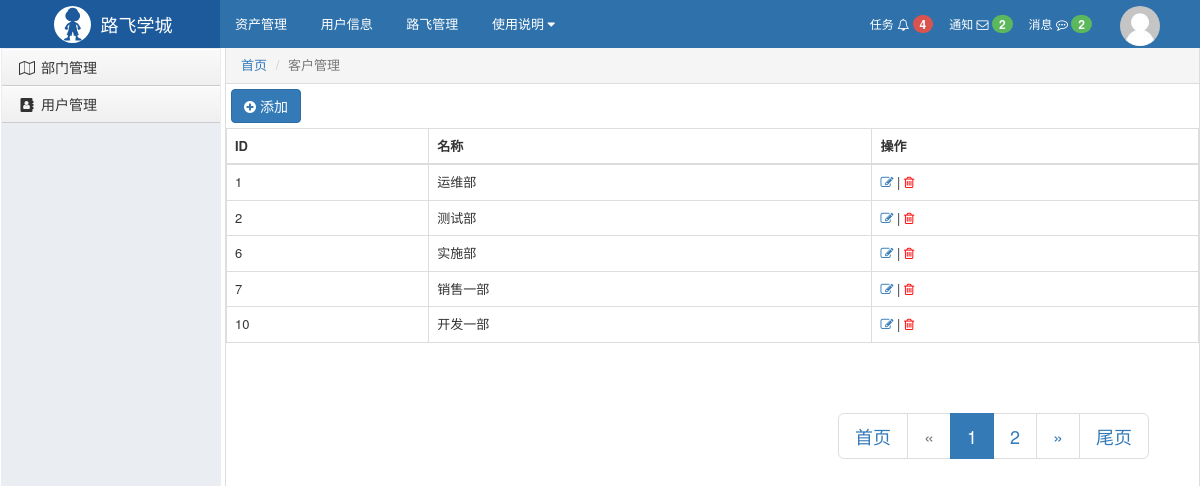
/crm/depart/list/, run on the app's committed database.
### crm/models.py (models this page shows, shortened)
class DepartMent(models.Model):
    title = models.CharField(verbose_name="部门名称",max_length=32)

### crm/views/depart.py (the view)
def depart_list(request):
    try:
        page_num = request.GET.get("page")
    except Exception as e:
        page_num = 1
    totle_count = models.DepartMent.objects.all().count()
    page = my_page.Page(page_num, totle_count, per_pag=5, url_prefix="/crm/depart/list/", max_page=11)
    depart_queryset = models.DepartMent.objects.all()[page.data_start:page.data_end]
    page_html = page.page_html()
    return render(request,'depart_list.html',{"depart_queryset":depart_queryset,"page_html":page_html})

### crm/templates/depart_list.html
{% extends 'layout.html' %}
{% block content %}
    <div style="margin: 5px;">
        <a href="/crm/depart/add/" class="btn btn-primary"><i class="fa fa-plus-circle" aria-hidden="true"></i> 添加</a>
    </div>
    <table class="table table-bordered">
        <thead>
            <tr>
                <th>ID</th>
                <th>名称</th>
                <th>操作</th>
            </tr>
        </thead>
        <tbody>
            {% for row in depart_queryset %}
                <tr>
                    <td>{{ row.id }}</td>
                    <td>{{ row.title }}</td>
                    <td>
                        <a href="/crm/depart/edit/{{ row.id }}/"><i class="fa fa-pencil-square-o" aria-hidden="true"></i></a>
                        |
                        <a href="/crm/depart/del/{{ row.id }}/" style="color: red;">
                             <i class="fa fa-trash-o" aria-hidden="true"></i>
                        </a>
                    </td>
                </tr>
            {% endfor %}
        </tbody>
    </table>
    <div class="bot">
        <nav aria-label="Page navigation">
            <ul class="pagination pagination-lg"
                style="float: right;margin-right: 50px;margin-top: 50px;">
                {{ page_html|safe }}
            </ul>
        </nav>
    </div>
{% endblock %}

### crm/static/css/commons.css (style rules this page uses)
body { margin: 0; }

### crm/templates/layout.html (style rules this page uses)
body { margin: 0; }

### data on the page
DepartMent: id "1", title "运维部"
DepartMent: id "2", title "测试部"
DepartMent: id "6", title "实施部"
DepartMent: id "7", title "销售一部"
DepartMent: id "10", title "开发一部"

### other printed values
{{ page_html|safe }} "首页 « 1 2 » 尾页"
